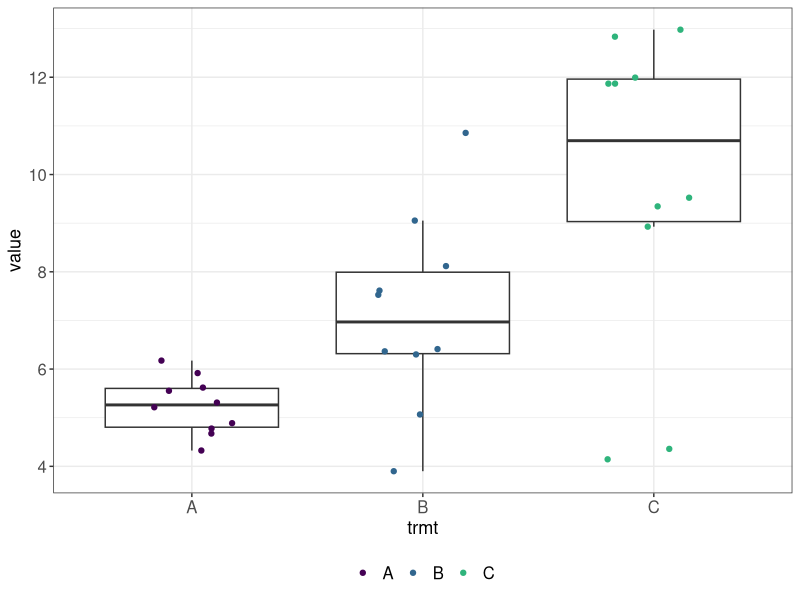
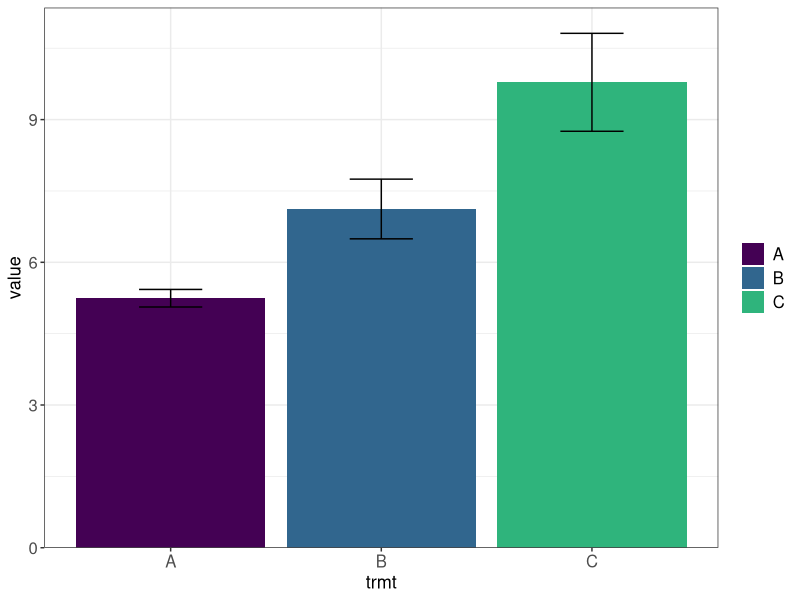
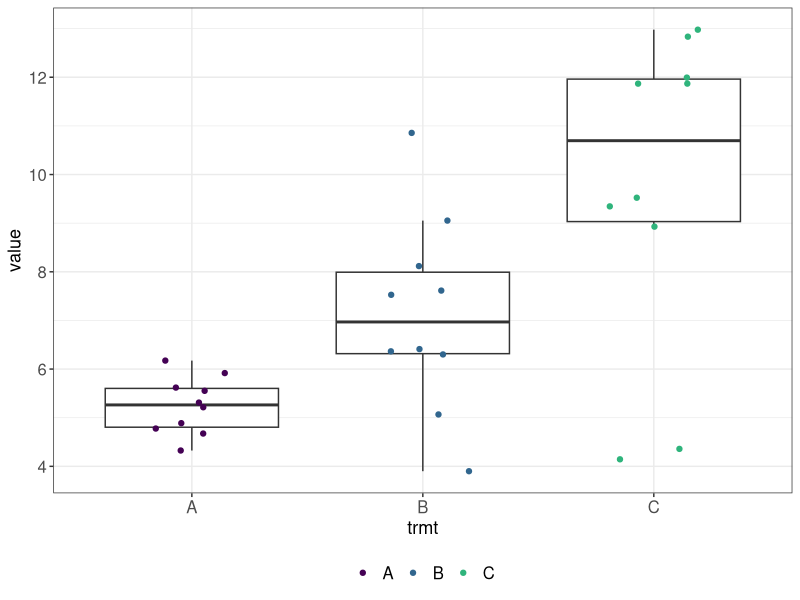
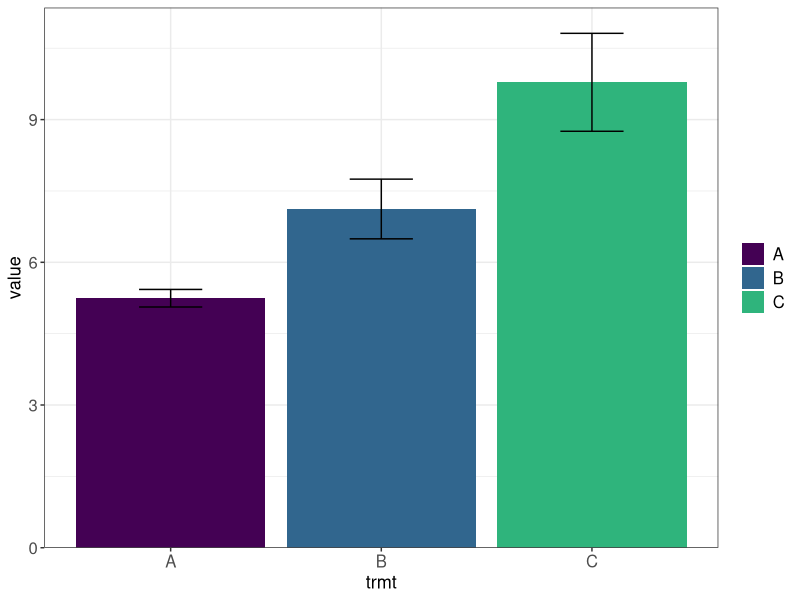
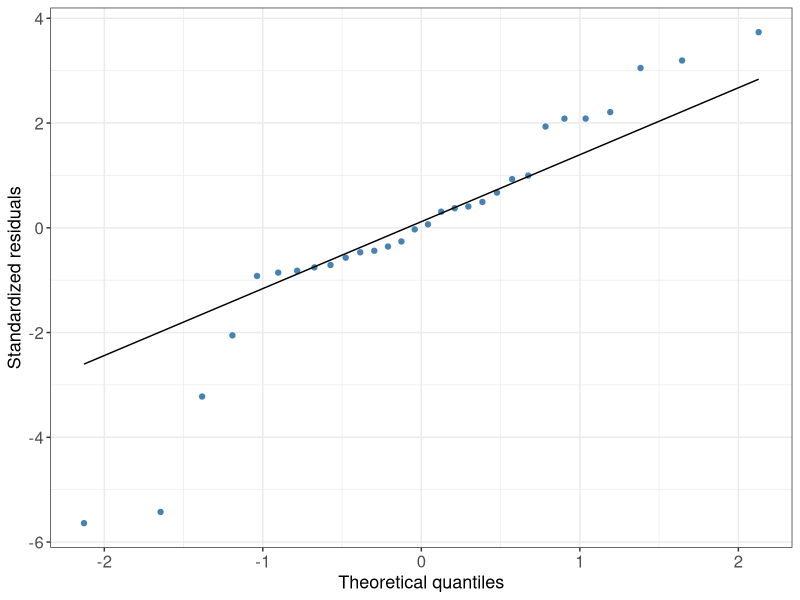
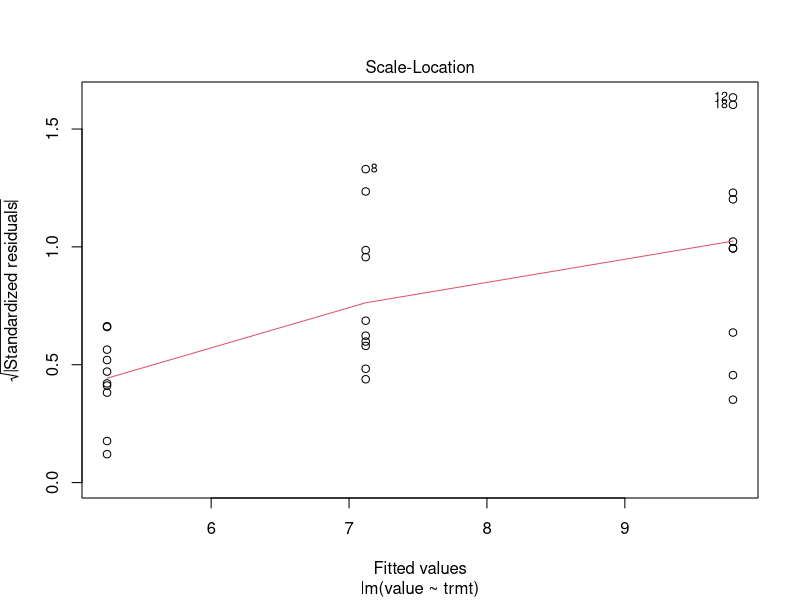
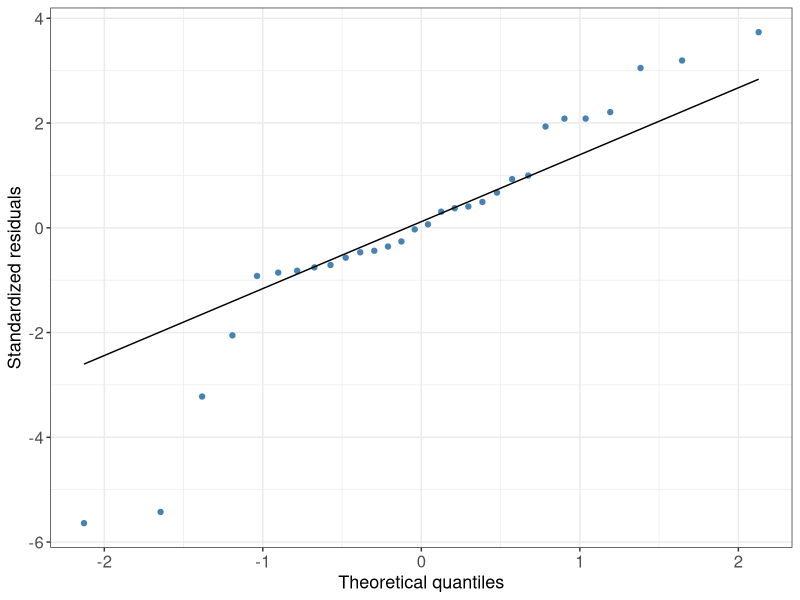
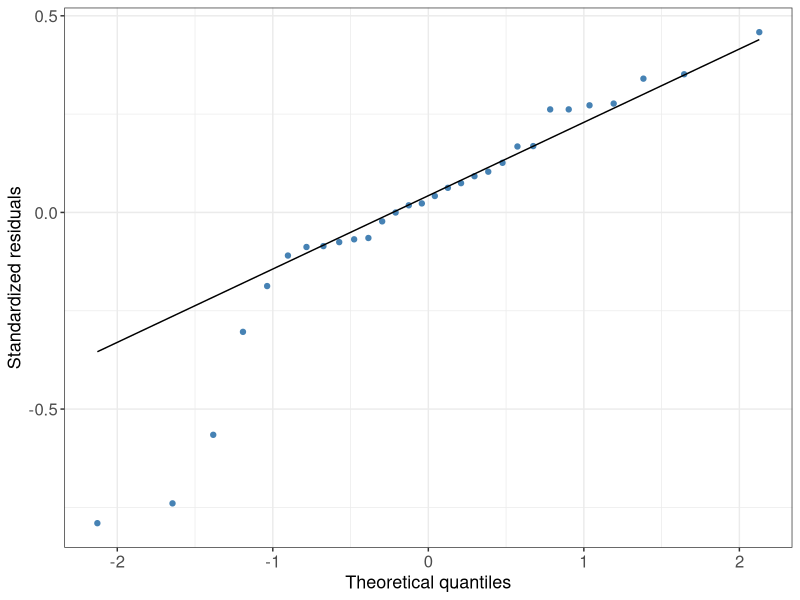

These figures' R source, in order:
# R code to develop Shiny app for running ANOVAs or K-W tests
# Part 1 of 3: exploratory tables and plots, ANOVA assumptions, and transformations

#load packages
library(tidyverse)
library(rstatix)

#### Simulate data-=======================================================================================
### Create three vectors from random normal distribution
set.seed(101)
A<-rnorm(10,5,1)
B<-rnorm(10,8,2)
C<-rnorm(10,10,4)

### Combine vectors into a tibble (long format)
tibble(A,B,C) %>% 
  pivot_longer(cols=everything(),names_to="trmt",values_to="value") -> sampDF


### Create function to make tibble-------------------------------------------------------------------------
samp_maker<-function(g=3,n=10){
  tibble(
    A=rnorm(n,10,1),
    B=rnorm(n,14,3),
    C=rnorm(n,18,5),
    D=rnorm(n,15,0.5),
    E=rnorm(n,20,3)
  ) %>% 
  select(1:g) %>%
    pivot_longer(cols=everything(),names_to="trmt",values_to="value")
}

samp_maker(3,10)
#### Exploratory data analysis============================================================================
#create list for summary tables
stat_list<-list(n=length,min=min,median=median,mean=mean,max=max,sd=sd,se=function(x) sd(x)/sqrt(length(x)))

### Summary data table
sampDF %>%
  group_by(trmt) %>%
  summarize(across(value, stat_list,.names="{.fn}"))

### Exploratory plots
## Boxplot
sampDF %>%
  ggplot(aes(x=trmt,y=value)) +
  geom_boxplot(outlier.shape=NA) +
  geom_point(aes(color=trmt),position=position_jitterdodge()) +
  scale_color_viridis_d(begin=0,end=0.65) +
  theme_bw() +
  theme(axis.text=element_text(size=12),
        axis.title=element_text(size=13),
        legend.position="bottom",
        legend.title=element_blank(),
        legend.text=element_text(size=12))

## Barplot
sampDF %>%
  ggplot(aes(x=trmt,y=value,fill=trmt)) +
  stat_summary(fun="mean",geom="bar") +
  stat_summary(fun.data="mean_se",geom="errorbar",width=0.3) +
  scale_fill_viridis_d(begin=0,end=0.65) +
  scale_y_continuous(expand=expansion(mult=c(0,0.05))) +
  theme_bw() +
  theme(axis.text=element_text(size=12),
        axis.title=element_text(size=13),
        legend.title=element_blank(),
        legend.text=element_text(size=12))


### Create functions to build boxplots and barplots
boxplotter<-function(df,x,y){
  df %>%
    ggplot(aes(x={{x}},y={{y}})) +
    geom_boxplot(outlier.shape=NA) +
    geom_point(aes(color={{x}}),position=position_jitterdodge()) +
    scale_color_viridis_d(begin=0,end=0.65) +
    theme_bw() +
    theme(axis.text=element_text(size=12),
          axis.title=element_text(size=13),
          legend.position="bottom",
          legend.title=element_blank(),
          legend.text=element_text(size=12))
}

barplotter<-function(df,x,y){
  df %>%
    ggplot(aes(x={{x}},y={{y}},fill={{x}})) +
    stat_summary(fun="mean",geom="bar") +
    stat_summary(fun.data="mean_se",geom="errorbar",width=0.3) +
    scale_fill_viridis_d(begin=0,end=0.65) +
    scale_y_continuous(expand=expansion(mult=c(0,0.05))) +
    theme_bw() +
    theme(axis.text=element_text(size=12),
          axis.title=element_text(size=13),
          legend.title=element_blank(),
          legend.text=element_text(size=12))
}

boxplotter(sampDF,trmt,value)
barplotter(sampDF,trmt,value)


#### ANOVA assumptions=====================================================================================
### Pull residuals
#create and store model
mod<-lm(value~trmt,data=sampDF)


### Test normality assumption
## Graphically
resid(mod) %>%
  as_tibble() %>%
  ggplot(aes(sample=value)) +
  stat_qq(color="steelblue") + 
  stat_qq_line() +
  labs(x="Theoretical quantiles",
       y="Standardized residuals") +
  theme_bw() +
  theme(axis.text=element_text(size=12),
        axis.title=element_text(size=13))
#many outliers at the tails

## Statistically
shapiro_test(resid(mod))
#p=0.0235; non-normal


### Test equal variance assumption
## Graphically 
plot(mod,which=3)
#line is clearly not horizontal, so variance unequal

## Statistically
levene_test(sampDF,value~trmt)
#p=0.0113; unequal variance


### Create functions to draw qq plot in ggplot2------------------------------------------------------------------
## Draw qqplot in ggplot2
qqplotter<-function(model){
resid(model) %>%
  as_tibble() %>%
  ggplot(aes(sample=value)) +
  stat_qq(color="steelblue") + 
  stat_qq_line() +
  labs(x="Theoretical quantiles",
       y="Standardized residuals") +
  theme_bw() +
  theme(axis.text=element_text(size=12),
        axis.title=element_text(size=13))
}

qqplotter(mod)

#### Data transformations & ANOVA assumptions===========================================================
### Transform data
## Log 
# Create DF with transformed response variable
sampDF %>%
  mutate(log_value=log(value)) -> sampDF_log

# Create model object
sampDF_log %>%
  lm(log_value~trmt,.) -> mod_log


## Square-root
sampDF %>%
  mutate(sqrt_value=sqrt(value)) -> sampDF_sqrt

sampDF_sqrt %>%
  lm(sqrt_value~trmt,.) -> mod_sqrt


## Reciprocal
sampDF %>%
  mutate(recip_value=1/value) -> sampDF_recip

sampDF_recip %>%
  lm(recip_value~trmt,.) -> mod_recip


### Test assumptions (using log-transform as an example)
## Normality
# Graphically
#hard-coded
resid(mod_log) %>%
  as_tibble() %>%
  ggplot(aes(sample=value)) +
  stat_qq(color="steelblue") + 
  stat_qq_line() +
  labs(x="Theoretical quantiles",
       y="Standardized residuals") +
  theme_bw() +
  theme(axis.text=element_text(size=12),
        axis.title=element_text(size=13))
#highly skewed tail; appears non-normal

#using function
qqplotter(mod_log)

# Statistically
shapiro_test(resid(mod_log)) 
#p=0.0054; non-normal


## Equal variance
# Graphically
plot(mod_log,which=3)
#non horizontal; appears unequal

# Statistically
levene_test(sampDF_log,log_value~trmt)
#equal variance
